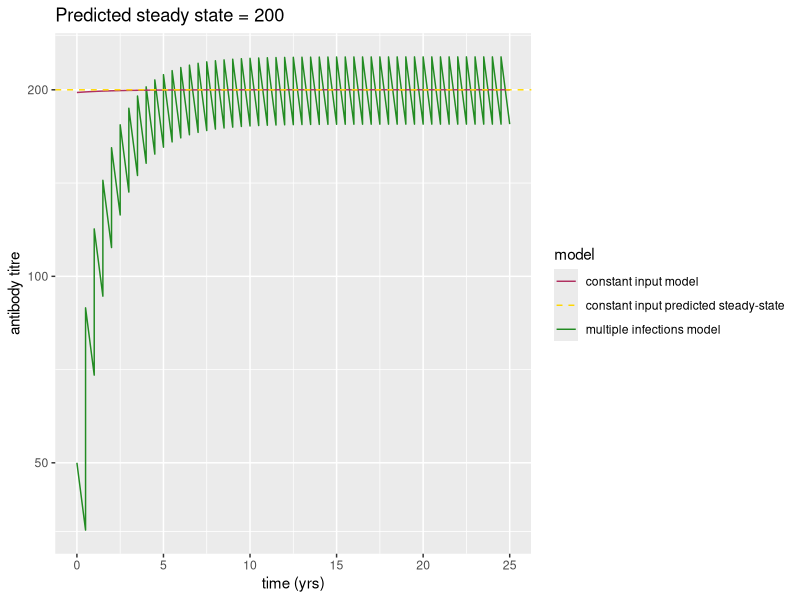

The R script that drew this image:
## ---- chunk 1
#install.package("here")
library(here)

#install.package(ggplot2)
library(ggplot2)

#install.package(gridExtra)
library(gridExtra)

#install.packages(tidyverse)
library(tidyverse)
## ---- chunk 2
#function for constant input of Ab with constant decay
  constant_input_model = function(c,k,y) {(c-exp(-k*y))/k} #Ab_titre over time if Ab_titre had constant input, c, and decayed at some rate, k, where y is number of years

#function to repeat infections
  multiple_infections = function(A0, c, k, tau, n, time.step){
    
    #function describing waning after an infection
    waning = function(Ab_titre, A0, k, time){ #Ab_titre is a vector of total IgA titer for all previous time steps. Each infection follows the same exponential function (A0 and k fixed)
      (A0 + Ab_titre[length(Ab_titre)])*exp(-k*time) #Add preexisting titre to magnitude at start of decay, decay for duration tau
    }
    
    #defining discrete time steps
    time = seq(0,tau, by = time.step) #time since start of most recent infection for duration tau
    t = c() #total time elapsed since the start of the series of infections
    
    #first infection
    Ab_titre = A0*exp(-k*time) #first infection
    t = c(t, time) #time elapsed over first infection
    
    #repeat infections
    for(i in 2:n){ #from the second to the nth infection
      Ab_titre = c(Ab_titre, waning(Ab_titre, A0, k, time)) #Ab_titre is the titre after most recent infection*increase in Ab_titre and decay from new infection
      t = c(t, time + (i-1)*tau) # time steps before start of most recent infection + time steps of most recent infection (time elapsed over course of waning + time at the start of most recent infection)
    }
    
    #store time elapsed since t=0 and corresponding Ab_titre in data frame
    df = data.frame(t = t,
                    Ab_titre = Ab_titre)
  }

#function for plotting both models
plotting_mutliple_constant = function(parms){
  
  ##save parameters 
  parms = as.list(parms)
  list2env(parms, envir = environment())
    
  ##Run multiple infections model with a time.step of 0.1
  df = multiple_infections(A0=A0, c=c, k=k, tau=tau, n=n, time.step = 0.1)
    
  ##plot
  ggplot() + 
    geom_line(data = df, aes(x = t, y = Ab_titre, color = "multiple infections model")) +  #observe magnitude of increase initially greater than magnitude of waning, but then they begin to equalize as expected
    stat_function(fun = function(x) {constant_input_model(c=c, k=k, x)}, aes(color = "constant input model")) + 
    geom_hline(aes(yintercept = ss.Ab_titre, color = "constant input predicted steady-state"), linetype = "dashed") +
    labs(x = "time (yrs)", y = "antibody titre", title = paste("Predicted steady state =", ss.Ab_titre)) +
    scale_y_continuous(trans = "log10") +
    scale_color_manual("model", values = c("maroon", "gold", "forestgreen"))
}
  

## ---- chunk 3
##Parameters
  k = 0.5 #exponential decay rate per year
  A0 = 50 #magnitude of response
  tau = 0.5 #duration of waning between infections
  n = 50 #number of infections 
  c = A0/(tau) #constant input of Ab for constant input model
  ss.Ab_titre = c/k #steady-state Ab_titre predicted by constant input model
  
 parameters = c(k=k, A0=A0, tau=tau, n=n, c=c, ss.Ab_titre = ss.Ab_titre)
 
#plot
plot = plotting_mutliple_constant(parameters)



## ---- chunk 4
# file path 
file = here("results", "steady-state", "comparing-steady-state-calculations.png")

## ggsave
ggsave()
